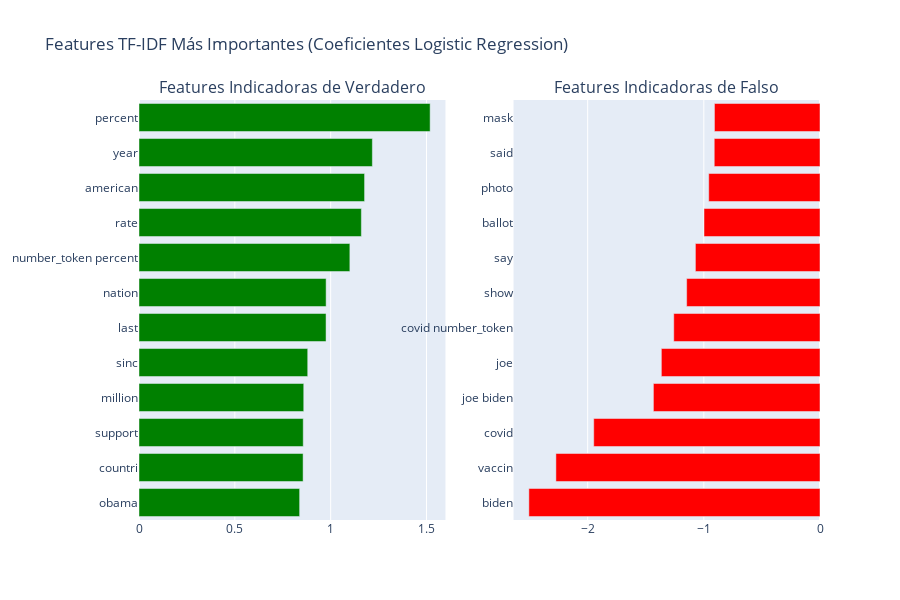

This figure's notebook cell:
### Code cell
# Analizo las features TF-IDF más importantes
print("\nANALISIS DE FEATURES TF-IDF")
print("-" * 30)

# Obtengo los nombres de las features
feature_names = tfidf_vectorizer.get_feature_names_out()
print(f"Total de features TF-IDF generadas: {len(feature_names):,}")

# Entreno un modelo rápido para analizar importancia de features
print(f"Entrenando modelo temporal para análisis de features...")
lr_temp = LogisticRegression(random_state=42, max_iter=1000)
lr_temp.fit(X_train_tfidf, y_train)

# Obtengo coeficientes del modelo
coefficients = lr_temp.coef_[0]

# Features que más indican noticias verdaderas (coeficientes positivos altos)
positive_indices = np.argsort(coefficients)[-25:]
positive_features = [(feature_names[i], coefficients[i]) for i in positive_indices]

# Features que más indican noticias falsas (coeficientes negativos altos)
negative_indices = np.argsort(coefficients)[:25]
negative_features = [(feature_names[i], coefficients[i]) for i in negative_indices]

print(f"\nTop 25 features que indican NOTICIAS VERDADERAS:")
for i, (feature, coef) in enumerate(reversed(positive_features), 1):
    print(f"{i:2d}. {feature:<20} (coef: {coef:+.3f})")

print(f"\nTop 25 features que indican NOTICIAS FALSAS:")
for i, (feature, coef) in enumerate(negative_features, 1):
    print(f"{i:2d}. {feature:<20} (coef: {coef:+.3f})")

# Visualizo la importancia de features
fig_importance = make_subplots(
    rows=1, cols=2,
    subplot_titles=('Features Indicadoras de Verdadero', 'Features Indicadoras de Falso')
)

# Features para verdadero (top 12)
pos_names, pos_coefs = zip(*positive_features[-12:])
fig_importance.add_trace(
    go.Bar(
        x=list(pos_coefs),
        y=list(pos_names),
        orientation='h',
        marker_color='green',
        showlegend=False
    ),
    row=1, col=1
)

# Features para falso (top 12)
neg_names, neg_coefs = zip(*negative_features[:12])
fig_importance.add_trace(
    go.Bar(
        x=list(neg_coefs),
        y=list(neg_names),
        orientation='h',
        marker_color='red',
        showlegend=False
    ),
    row=1, col=2
)

fig_importance.update_layout(
    title='Features TF-IDF Más Importantes (Coeficientes Logistic Regression)',
    height=600
)

fig_importance.show()

# Estadísticas de los coeficientes
print(f"\nEstadísticas de coeficientes:")
print(f"- Total features: {len(coefficients):,}")
print(f"- Features con coef positivo: {(coefficients > 0).sum():,}")
print(f"- Features con coef negativo: {(coefficients < 0).sum():,}")
print(f"- Coeficiente máximo: {coefficients.max():.3f}")
print(f"- Coeficiente mínimo: {coefficients.min():.3f}")
print(f"- Desviación estándar: {coefficients.std():.3f}")

print(f"\nAnalisis de features TF-IDF completado")

### Figure 1 — Plotly figure (JSON) as saved in the notebook; plotly's stock layout.template omitted (floating-point values rounded to 4 significant figures)
{"data": [{"marker": {"color": "green"}, "orientation": "h", "showlegend": false, "type": "bar", "x": [0.838, 0.8561, 0.8568, 0.8594, 0.8802, 0.9758, 0.9762, 1.1, 1.16, 1.177, 1.217, 1.519], "xaxis": "x", "y": ["obama", "countri", "support", "million", "sinc", "last", "nation", "number_token percent", "rate", "american", "year", "percent"], "yaxis": "y"}, {"marker": {"color": "red"}, "orientation": "h", "showlegend": false, "type": "bar", "x": [-2.506, -2.273, -1.948, -1.434, -1.366, -1.259, -1.148, -1.072, -0.9985, -0.9578, -0.9103, -0.9086], "xaxis": "x2", "y": ["biden", "vaccin", "covid", "joe biden", "joe", "covid number_token", "show", "say", "ballot", "photo", "said", "mask"], "yaxis": "y2"}], "layout": {"annotations": [{"font": {"size": 16}, "showarrow": false, "text": "Features Indicadoras de Verdadero", "x": 0.225, "xanchor": "center", "xref": "paper", "y": 1, "yanchor": "bottom", "yref": "paper"}, {"font": {"size": 16}, "showarrow": false, "text": "Features Indicadoras de Falso", "x": 0.775, "xanchor": "center", "xref": "paper", "y": 1, "yanchor": "bottom", "yref": "paper"}], "height": 600, "title": {"text": "Features TF-IDF Más Importantes (Coeficientes Logistic Regression)"}, "xaxis": {"anchor": "y", "domain": [0, 0.45]}, "xaxis2": {"anchor": "y2", "domain": [0.55, 1]}, "yaxis": {"anchor": "x", "domain": [0, 1]}, "yaxis2": {"anchor": "x2", "domain": [0, 1]}}}
